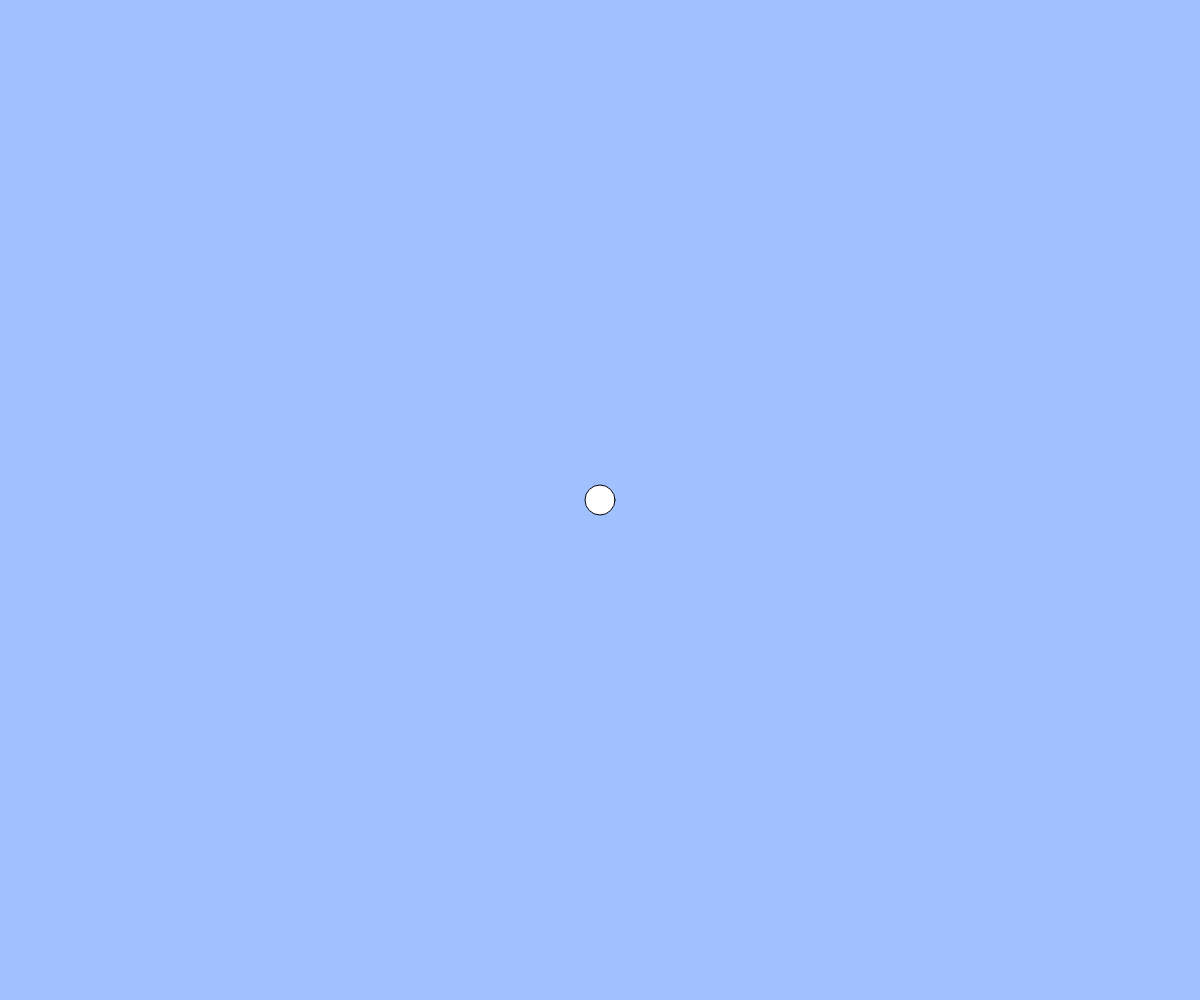
Frame 1 (no input)
Frame 60 (no input): identical to frame 1, image omitted
Frame 120 (the mouse pressed at the canvas centre since frame 60): identical to frame 1, image omitted

The p5.js sketch that drew this single still picture (run headless with seeded random() and noise() and a simulated clock; from frame 60 on, the mouse is pressed at the canvas centre):

// p5.js sketch
// ── sketch.js
// テキスト「インタラクティブなアニメーション」
let x, y, vx, vy;
let grabbed; // 円をつかんでいるかどうかを記憶するために使う変数

function setup(){
  createCanvas(windowWidth, windowHeight);
  x = width / 2;
  y = height / 2;
  vx = 0;
  vy = 0;
  grabbed = false;
  movingStop = false;
}


function draw(){
  background(160, 192, 255);
  ellipse(x, y, 30);
  if(!grabbed && x != width / 2 && y != height / 2)// つかんで動かしてはじめてアニメーション
  { 
 //重力アリ改変、ボールを離したら落ちて止まる
   
    const g = 1; // 重力
    
    x += vx;
    y += vy;
    vy += g;
    
    // 重力は「速度の変化量」
    // 速度が大きくなりすぎないように調整
    if(x < 0 || x > width){ vx = -0.62* vx; }
    if(y < 0 || y > height){ vy = -0.62  * vy; }
    x = constrain(x, 0, width);
    y = constrain(y, 0, height);//これ書かないと投げすぎたとき画面外から帰ってこない

    if(Math.abs(y-vy) < height/100){
      x = constrain(x, 0, 0);
      y = constrain(y, 0, 0);
    }



     //テキスト通常、重力なし 
    /*x += vx;
    y += vy;
    if(x < 0 || x > width){ vx = -0.8 * vx; }
    if(y < 0 || y > height){ vy = -0.8 * vy; } //壁に当たるたびに減速していく
      x = constrain(x, 0, width);
      y = constrain(y, 0, height);*/
  
  
  }
}



function keyPressed(){  
  if(key == " "){// スペースキーを押したらリセット
    x = width / 2;
    y = height / 2;
    vx = 0;
    vy = 0;
    grabbed = false;
  }
}

function mousePressed(){
  grabbed = dist(mouseX, mouseY, x, y) < 30; // distは２点の距離を求める関数
}

function mouseDragged(){
  if(grabbed){
    x = mouseX;
    y = mouseY;
   
  }
}

function mouseReleased(){
  if(grabbed){
    grabbed = false;
    vx = mouseX - pmouseX;
    vy = mouseY - pmouseY;
  }　//vx,vyはつまり速度なので、mouse - pmouseが大きい＝速度が速い、勢い良く投げたように見せられる
}

function windowResized(){
  resizeCanvas(windowWidth, windowHeight);
}
